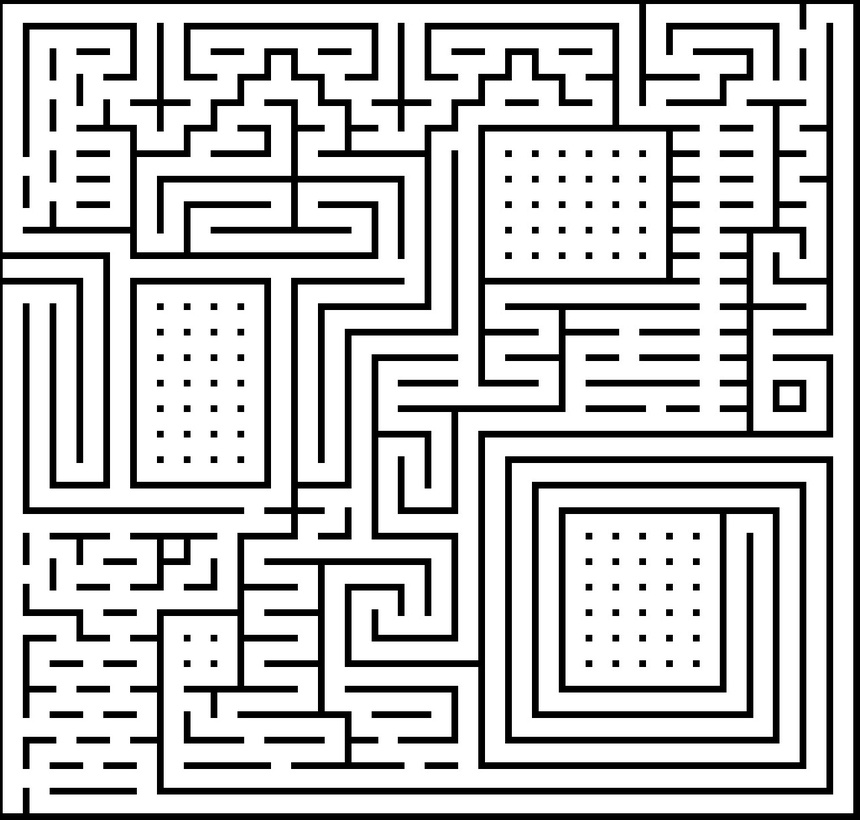
#> input picture WhatsApp Image 2025-11-06 at 19.34.58.jpeg, 860 x 820 px, shrunk from 1282 x 1222 before the run
$ python astar_algorithm.py
#> lines starting #> are read from the running program, lines starting #| are printed output that depends on the picture; after the words box and inside, x2 and y2 are one past the last pixel; in counts of white or black regions, pixels touching at a corner belong together
import numpy as np
import matplotlib.pyplot as plt
from collections import deque
import heapq
import cv2
from matplotlib.animation import FuncAnimation
import time

#start_time
start_time = time.time()

#traitement d'image du labyrinthe
image = cv2.imread("WhatsApp Image 2025-11-06 at 19.34.58.jpeg", flags=cv2.IMREAD_GRAYSCALE)
#> image is the input picture: shape (820, 860); min 0, max 255, mean 195.2
_, binary = cv2.threshold(image, 127, 255, cv2.THRESH_BINARY)
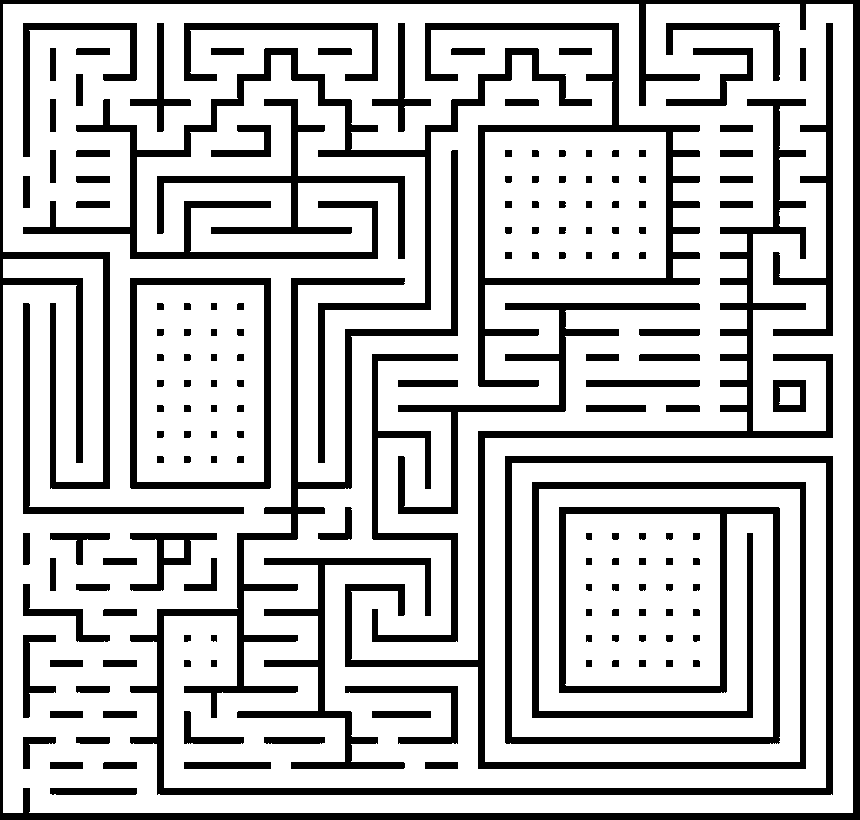
#> binary: shape (820, 860); 75.9% white; 165 black regions, largest, box (x1, y1, x2, y2) and area: (130, 150, 833, 795) 31638, (0, 0, 860, 820) 24579, (345, 99, 833, 769) 22928
binary = cv2.bitwise_not(binary)

maze2 = (binary <= 127).astype(int)

#réduction de la taille de l'image sans perdre d'informations
reduced_rows = deque()
previous_row = None

for row in maze2:
    if previous_row is None or not np.array_equal(row, previous_row):
        reduced_rows.append(row)
        previous_row = row
#> after the loop, previous_row = 860 values from 0 to 0

maze_reduced_v = np.array(reduced_rows).T #.T is for transposition
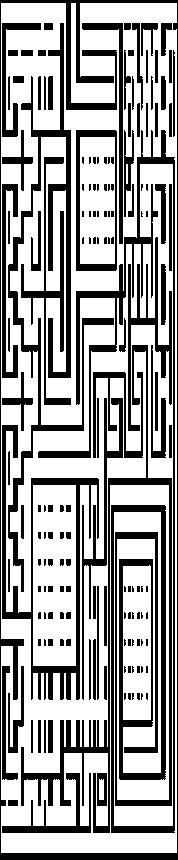
#> maze_reduced_v: shape (860, 178) int64; values 0 (black) and 1 (white), 63.9% white; 165 black regions (55 under 20 px), largest, box (x1, y1, x2, y2) and area: (38, 130, 175, 833) 9615, (21, 345, 172, 833) 6807, (8, 23, 114, 592) 6058

cols_reduced = deque()
previous_col = None

for col in maze_reduced_v:
    if previous_col is None or not np.array_equal(col, previous_col):
        cols_reduced.append(col)
        previous_col = col
#> after the loop, previous_col = 178 values from 0 to 0

maze_final = np.array(cols_reduced).T
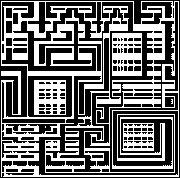
#> maze_final: shape (178, 180) int64; values 0 (black) and 1 (white), 42.6% white; 6 white regions (2 under 20 px), largest, box (x1, y1, x2, y2) and area: (1, 1, 179, 177) 11382, (112, 33, 142, 76) 880, (34, 80, 66, 115) 803, (122, 123, 154, 151) 562

np.savetxt("maze1.txt", maze_final, delimiter=",", fmt="%d")

def heuristic(position, goal):
    return abs(position[0]-goal[0])+abs(position[1]-goal[1])

def astar_algorithm(maze, start, goal):
    rows, cols = maze.shape
    open_list = []
    heapq.heappush(open_list, (0+heuristic(start, goal), 0, start, [start]))
    visited = set()

    while open_list:
        f, g, current, path = heapq.heappop(open_list)
        if current == goal:
            return path
        if current in visited:
            continue
        visited.add(current)

        for dx, dy in [(1,0), (-1,0), (0,1), (0,-1)]:
            nx, ny = current[0]+dx, current[1]+dy
            if (0 <= nx < rows) and (0 <= ny < cols) and (maze[nx,ny] == 1) and ((nx, ny) not in visited):
                new_cost = g + 1
                new_path = path + [(nx, ny)]
                heapq.heappush(open_list, (new_cost + heuristic((nx, ny), goal), new_cost, (nx,ny), new_path))
    return None

def find_dead_ends(maze):
    rows, cols = maze.shape
#> rows = 178; cols = 180
    dead_ends = []
    directions = [(-1,0),(1,0),(0,-1),(0,1)]  # haut, bas, gauche, droite

    for x in range(rows):
        for y in range(cols):
            if maze[x, y] == 1:  # seulement les chemins
                free_neighbors = 0
                for dx, dy in directions:
                    nx, ny = x+dx, y+dy
                    if 0 <= nx < rows and 0 <= ny < cols and maze[nx, ny] == 1:
                        free_neighbors += 1
                if free_neighbors == 1:
                    # Vérifie que c'est sur le bord (coin)
                    if ((x == 1 and y==1) or (x == rows-2 and y ==1)
                        or(x==1 and y==cols-2) or(x==rows-2 and y==cols-2)):
                        dead_ends.append((x, y))
#> after the loop, dead_ends = [(176, 1)]
    return dead_ends

start = find_dead_ends(maze_final)[0]
#> start = (176, 1)

path = astar_algorithm(maze=maze_final, start=start, goal=(51,15))
#> the loop in astar_algorithm, `while open_list:` made 17411 passes
#> (g, current) on passes 8 to 10: (6, (170, 1)), (6, (172, 3)), (7, (169, 1))
#> after the loop in astar_algorithm, `while open_list:`: visited = 11382 items

fig, ax = plt.subplots()
ax.imshow(maze_final, cmap='gray')

if path:
    px, py = zip(*path)
    ax.plot(py, px, color='red', linewidth=2, label='Chemin trouvé')[0]
    ax.scatter(start[1], start[0], color="green", s=50, label="départ")
    ax.scatter(15, 51, color="red", s=50, label="Arrivée")
    ax.legend()
else:
    print("path not found")

# ani = FuncAnimation(fig, animate, frames=len(path), interval=50, repeat=False)

#finish_time
total_time = time.time() - start_time
print(total_time)

plt.title("Résolution du labyrinthe avec A*")
plt.show()

$ run again, with WhatsApp Image 2025-10-24 at 17.55.22.jpeg copied over WhatsApp Image 2025-11-06 at 19.34.58.jpeg
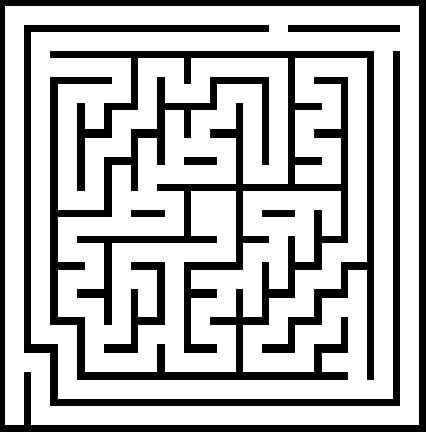
#> input picture WhatsApp Image 2025-10-24 at 17.55.22.jpeg, 426 x 432 px
#> image is the input picture: shape (432, 426); min 0, max 255, mean 181
#> `binary = cv2.bitwise_not(binary)`:
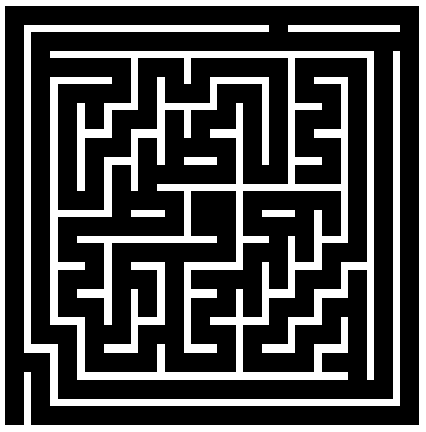
#> binary: shape (432, 426); 29.1% white; 8 white regions, largest, box (x1, y1, x2, y2) and area: (50, 51, 374, 380) 30118, (0, 0, 426, 432) 10937, (24, 25, 400, 406) 9459
#> after the loop `for row in maze2:`: previous_row = 426 values from 0 to 0
#> maze_reduced_v: shape (426, 33) int64; values 0 (black) and 1 (white), 59.9% white; 8 black regions, largest, box (x1, y1, x2, y2) and area: (4, 50, 29, 374) 3035, (0, 0, 33, 426) 1252, (2, 24, 31, 400) 996
#> after the loop `for col in maze_reduced_v:`: previous_col = 33 values from 0 to 0
#> `maze_final = np.array(cols_reduced).T`:
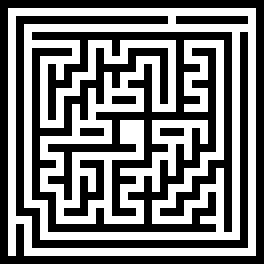
#> maze_final: shape (33, 33) int64 (shown 8 times larger); values 0 (black) and 1 (white), 47.8% white in thin lines or dots, all inside (x1, y1, x2, y2) = (1, 1, 32, 32)
#> start = (31, 1)
#> the loop in astar_algorithm, `while open_list:` made 531 passes
#> (f, g, current) on passes 7 to 9: (42, 6, (27, 3)), (42, 7, (28, 3)), (42, 8, (29, 3))
#> after the loop in astar_algorithm, `while open_list:`: visited = 520 items

$ run again, with 32 by 32 orthogonal maze.png saved as WhatsApp Image 2025-11-06 at 19.34.58.jpeg
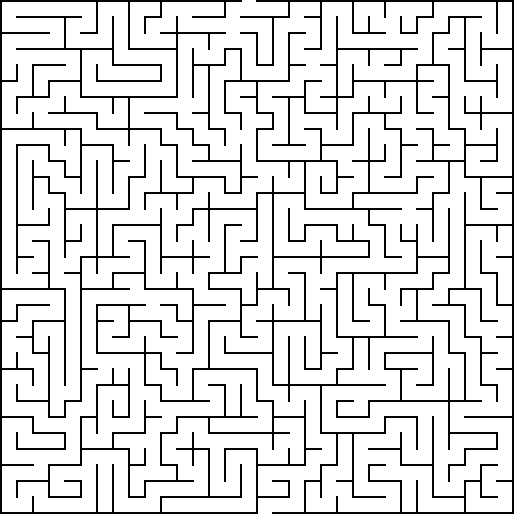
#> input picture 32 by 32 orthogonal maze.png, 514 x 514 px
#> image is the input picture: shape (514, 514); min 0, max 255, mean 221.3
#> `binary = cv2.bitwise_not(binary)`:
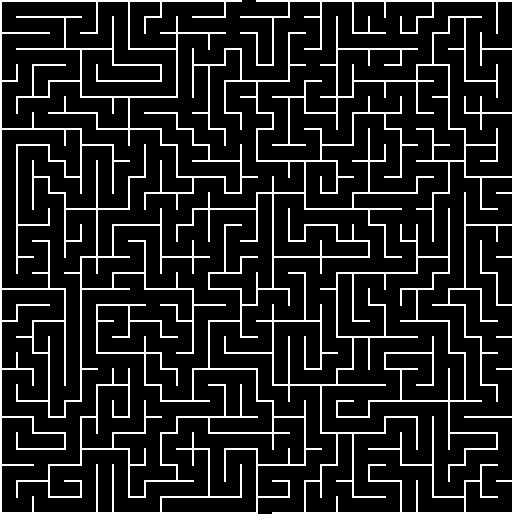
#> binary: shape (514, 514); 13.2% white in thin lines or dots
#> maze2: shape (514, 514) int64; values 0 (black) and 1 (white), 86.8% white; black in thin lines or dots
#> after the loop `for row in maze2:`: previous_row = 514 values, max 1 at index 258, min 0 at index 0, mean 0.0272
#> maze_reduced_v: shape (514, 65) int64; values 0 (black) and 1 (white), 68% white; black in thin lines or dots
#> after the loop `for col in maze_reduced_v:`: previous_col = 65 values from 0 to 0
#> maze_final: shape (65, 65) int64; values 0 (black) and 1 (white), 48.5% white in thin lines or dots
#> start = (1, 63)
#> the loop in astar_algorithm, `while open_list:` made 1166 passes
#> (f, g, current) on passes 7 to 9: (98, 6, (5, 61)), (100, 7, (4, 61)), (102, 8, (3, 61))
#> after the loop in astar_algorithm, `while open_list:`: visited = 1165 items
#> `path = astar_algorithm(maze=maze_final, start=start, goal=(51,15))`: path = 235 pairs, first value 1 to 53, second value 11 to 63
#> px = 235 values, max 53 at index 222, min 1 at index 0, mean 22.89; py = 235 values, max 63 at index 0, min 11 at index 200, mean 29.66
#> `plt.show()`:
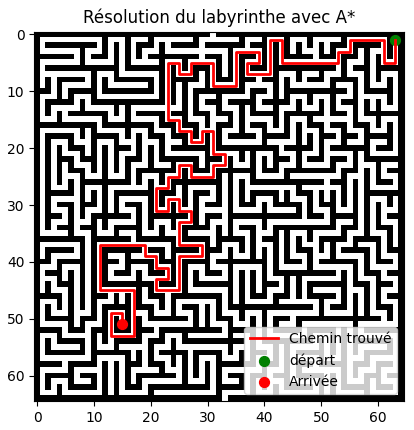
#> figure drawn by matplotlib, 1 panel
